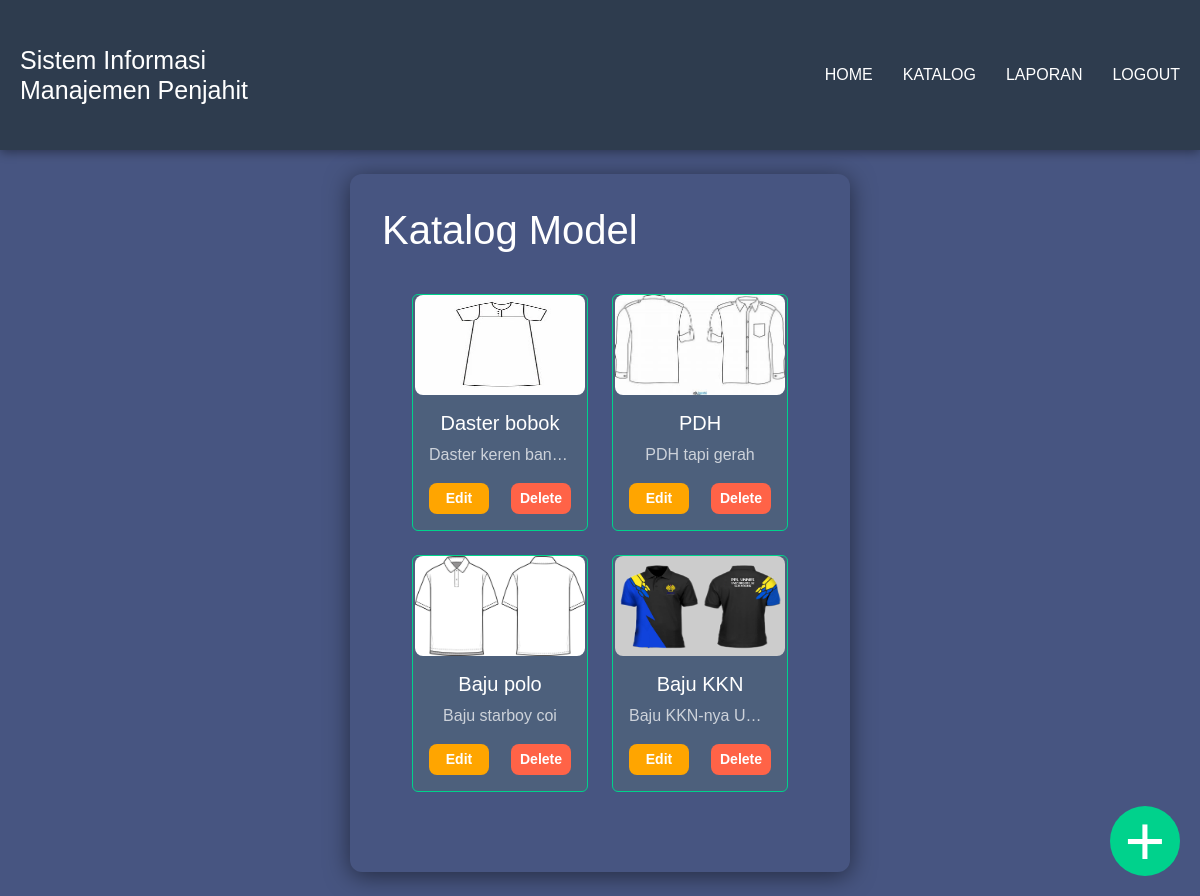
Page /katalog.php on the committed database.
### tables this page shows
CREATE TABLE `design` (
  `design_id` int(11) NOT NULL,
  `jenis_pakaian` varchar(50) NOT NULL,
  `gambar_design` mediumblob NOT NULL,
  `deskripsi_design` text NOT NULL
);

### katalog.php (the view, shortened to what this page needs)
<?php
include 'koneksi.php';
?>
<!doctype html>
<html lang="en">
<head>
    <link href="https://cdn.jsdelivr.net/npm/bootstrap@5.3.6/dist/css/bootstrap.min.css" rel="stylesheet"
>
    <link rel="stylesheet" href="css/katalog.css">
</head>
<body>
    <?php include 'nav.php'; ?>
    <div class="container my-4">
        <h1>Katalog Model</h1>
        <div class="row mx-auto row-cols-1 row-cols-md-2 row-cols-lg-3 g-4">
            <?php
            $sql = "SELECT * FROM design ORDER BY design_id ASC";
            $q = mysqli_query($connect, $sql);
            while ($r = mysqli_fetch_array($q)) { ?>
                <div class="col">
                    <div class="card mx-auto h-100 resto-item">
                        <a href="model.php?id=<?php echo $r['design_id']; ?>">
                            <img src="<?php echo htmlspecialchars($r['gambar_design']); ?>" class="card-img-top"alt="Desain Pakaian">
                        </a>
                        <div class="card-body resto-details">
                            <a href="model.php?id=<?php echo $r['design_id']; ?>">
                                <h5 class="card-title text-truncate"><?php echo htmlspecialchars($r['jenis_pakaian']); ?></h5>
                                <p class="card-text text-light opacity-75 text-truncate">
                                    <?php echo htmlspecialchars($r['deskripsi_design']); ?>
                                </p>
                            </a>
                            <div class="d-flex justify-content-between mt-3">
                                <button type="button" id="edit" class="btn btn-sm" data-bs-toggle="modal"
                                    data-bs-target="#popupInput" data-bs-op="edit"
                                    data-bs-id="<?php echo $r['design_id']; ?>"
                                    data-jenis-pakaian="<?php echo htmlspecialchars($r['jenis_pakaian']); ?>"
                                    data-deskripsi-design="<?php echo htmlspecialchars($r['deskripsi_design']); ?>"
                                    data-gambar-design="<?php echo htmlspecialchars($r['gambar_design']); ?>">
                                    Edit
                                </button>
                                <a href="?op=delete&id=<?php echo $r['design_id']; ?>" id="delete" class="btn btn-sm"
                                    onclick="return confirm('Apakah Anda yakin ingin menghapus desain ini?')">Delete</a>
                            </div>
                        </div>
                    </div>
                </div>
            <?php } ?>
        </div>
        <div class="add-task" data-bs-toggle="modal" data-bs-target="#popupInput" data-bs-op="insert">
            <p>+</p>
        </div>
    </div>
</body>
</html>

### nav.php (shortened to what this page needs)
<!DOCTYPE html>
<html lang="id">
<head>
    <link rel="stylesheet" href="https://cdn.jsdelivr.net/npm/fullcalendar@5.11.3/main.min.css">
    <link rel="stylesheet" href="css/nav.css"/>
</head>
<body>
    <header>
        <nav>
            <ul class="navbar">
                <li><h1>Sistem Informasi<br>Manajemen Penjahit</h1></li>
                <span class="menu">
                    <li><a href="index.php">Home</a></li>
                    <li><a href="katalog.php">Katalog</a></li>
                    <li><a href="laporan.php">Laporan</a></li>
                    <li><a onclick="alert('Keluar nih ceritanya!')">Logout</a></li>
                </span>
            </ul>
        </nav>
    </header>
</body>

### css/katalog.css (style rules this page uses)
.container { color: white; background: #475581; max-width: 500px; margin: 40px auto 30px auto; padding: 32px 32px 24px 32px; border-radius: 12px; box-shadow: 0 4px 24px rgba(0, 0, 0, 0.5); display: flex; gap: 20px 10px; flex-wrap: wrap; padding-bottom: 80px; }
.container h1 { width: 100%; margin-bottom: 20px; }
.row { display: flex; flex-wrap: wrap; justify-content: center; align-items: center; }
.col { align-items: center; flex: 1 1 calc(50% - 10px); text-align: center; max-width: 200px; max-height: 300px; }
.card { width: 100%; height: auto; background-color: #4D607C; color: white; border-color:#00D28C; }
.card-body a { color: white; text-decoration: none; }
.card img { width: 170px; height: 100px; border-radius: 8px; }
* { box-sizing: border-box; }
body { background-color: #475581; margin: 0; padding: 0; }
.add-task { display: block; justify-content: center; align-items: center; width: 70px !important; height: 70px !important; background-color: #00D28C !important; font-size: 70px !important; font-weight: 300; text-decoration: none; color: white; line-height: 70px !important; text-align: center; cursor: pointer; border-radius: 50%; position: fixed; bottom: 20px; right: 20px; }
.btn { color: white; border: none; border-radius: 8px; padding: 5px 0px; width: 60px; cursor: pointer; font-weight: bold; text-decoration: none; }
#delete { background-color: #FF6347; }
#edit { background-color: #FFA500; }

### css/nav.css (style rules this page uses)
* { box-sizing: border-box; margin: 0; padding: 0; }
body { font-family: Arial, sans-serif; margin: 0; padding: 0; }
.navbar { width: 100%; display: flex; justify-content: space-between; align-items: center; list-style: none; position: relative; background-color: #2E3C4E; color: white; padding: 45px 20px; box-shadow: 0 2px 10px rgba(0, 0, 0, 0.4); }
.menu { display: flex; }
.menu li { padding-left: 30px; }
.menu li a { color: white; text-decoration: none; text-align: center; transition: 0.5s ease-in-out; position: relative; text-transform: uppercase; display: inline-block; }
.menu li a::after { content: ""; position: absolute; bottom: 0; left: 0; width: 0%; height: 1px; background: #fff; transition: 0.15s ease-in-out; }
.navbar h1 { margin: 0; font-size: 25px; }

### rows in the picture
design: gambar_design (picture), jenis_pakaian "Daster bobok", deskripsi_design "Daster keren ban…"
design: gambar_design (picture), jenis_pakaian "PDH", deskripsi_design "PDH tapi gerah"
design: gambar_design (picture), jenis_pakaian "Baju polo", deskripsi_design "Baju starboy coi"
design: gambar_design (picture), jenis_pakaian "Baju KKN", deskripsi_design "Baju KKN-nya U…"
